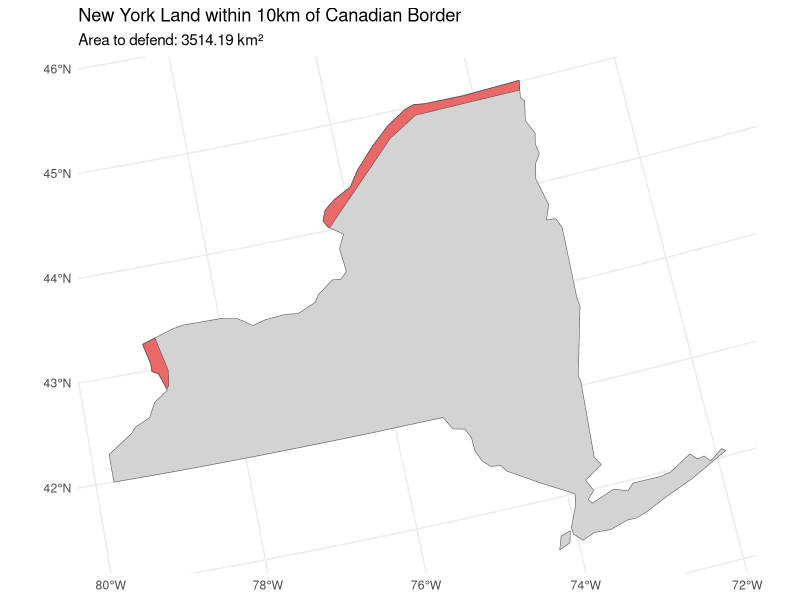

This chart was generated by the following R code:
library(sf)
library(tidyverse)
library(spData)
library(units)

# Load datasets
data(world)
data(us_states)

# Define Albers Equal Area projection
albers <- "+proj=aea +lat_1=29.5 +lat_2=45.5 +lat_0=37.5 +lon_0=-96 +x_0=0 +y_0=0 +ellps=GRS80 +datum=NAD83 +units=m +no_defs"

# Transform data to Albers projection
world_albers <- st_transform(world, albers)
states_albers <- st_transform(us_states, albers)

# Extract New York and Canada
ny <- states_albers %>% 
  filter(NAME == "New York")

canada <- world_albers %>%
  filter(name_long == "Canada")

# Create 10km buffer around Canadian border
canada_buffer <- st_buffer(canada, dist = 10000)

# Intersect buffer with NY to get land within 10km of border
ny_buffer <- st_intersection(ny, canada_buffer)

# Calculate area
area_km2 <- st_area(ny_buffer) %>%
  set_units(km^2) %>%
  round(2)

# Plot the result
ggplot() +
  geom_sf(data = ny, fill = "lightgray") +
  geom_sf(data = ny_buffer, fill = "red", alpha = 0.5) +
  theme_minimal() +
  ggtitle("New York Land within 10km of Canadian Border",
          subtitle = paste0("Area to defend: 3514.19 km²"))
